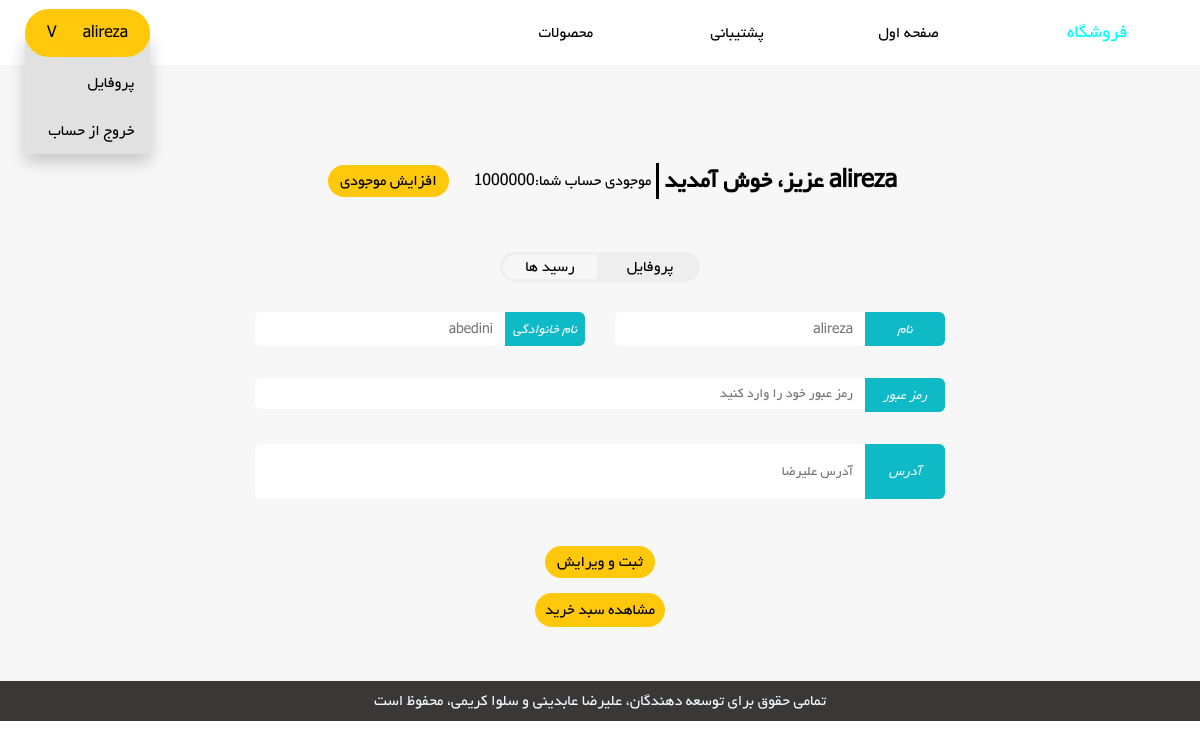
The app's page /user (signed in), older data.
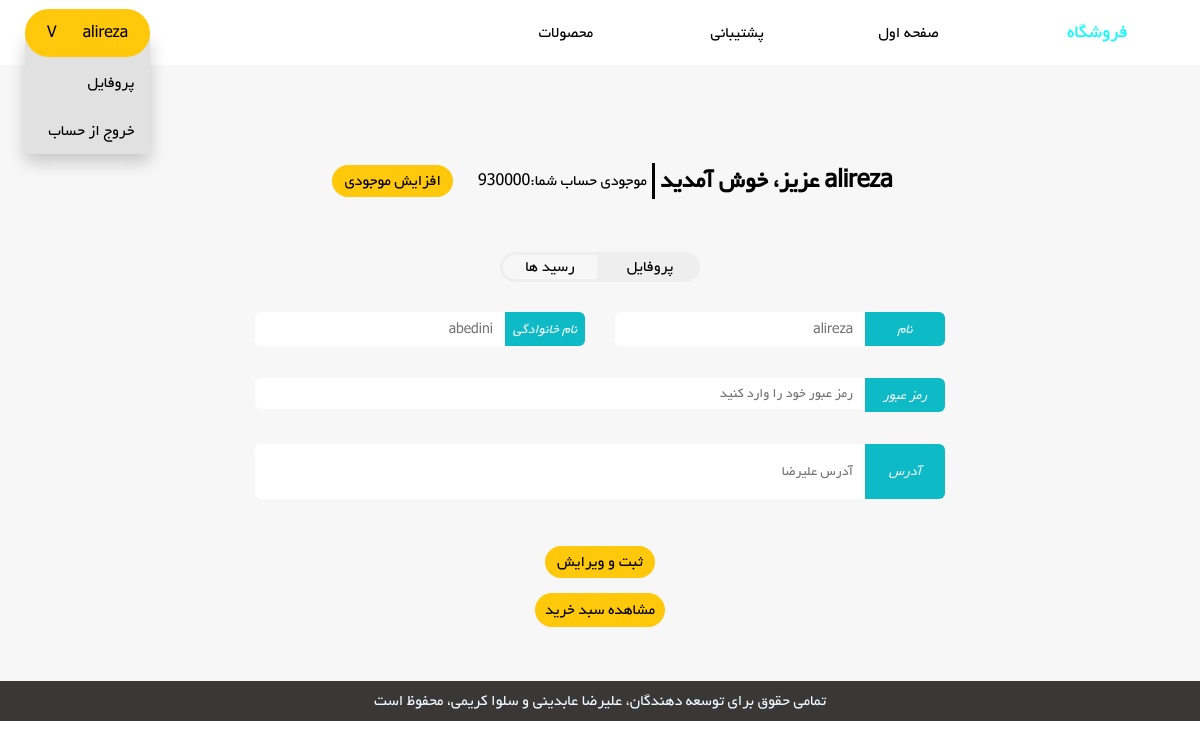
The same page, newer data.
### website/models.py (models this page shows)
class User(db.Model, UserMixin):
    id = db.Column(db.String(100), primary_key=True)
    password = db.Column(db.String(100))
    first_name = db.Column(db.String(100))
    last_name = db.Column(db.String(100))
    address = db.Column(db.String(100))
    charge = db.Column(db.Integer, default = 0)
    is_admin = db.Column(db.Integer, default = 0)
    receipts = db.relationship('Receipt')
    shop_basket = db.relationship('Basket')

### website/views.py (the view, shortened to what this page needs)
@views.route('/user', methods = ['POST', 'GET'])
@login_required
def user():
    if current_user.is_admin == 1:
        return redirect(url_for('views.admin'))
    return render_template("user.html",user=current_user)

### website/__init__.py (called while the page is built)
def create_app():
    app = Flask(__name__)
    app.config['SECRET_KEY'] = 'arezzinjast salva ham hast'
    app.config['SQLALCHEMY_DATABASE_URI'] = f'sqlite:///{DB_NAME}'
    db.init_app(app)
    from .views import views
    from .auth import auth
    from .admin import admin
    from .user import user
    app.register_blueprint(views, url_prefix='/')
    app.register_blueprint(auth, url_prefix='/')
    from . import models
    from .models import User
    create_database(app)
    login_manager=LoginManager()
    login_manager.login_view = 'auth.signin'
    login_manager.init_app(app)
    @login_manager.user_loader
    def load_user(id):
        return User.query.get(id)
    app.register_blueprint(admin, url_prefix='/')
    app.register_blueprint(user, url_prefix='/')
    create_database(app)
    create_admin(app=app)
    create_products(app)
    create_users(app)
    return app

### website/templates/user.html (shortened to what this page needs)
<!DOCTYPE html>
<html lang="en">
<head>
    <link rel="stylesheet" href="{{url_for('static', filename='/css/user_style.css')}}">
</head>
<body>
    <div class="grid-container">
        <div class="main">
                <div class="main__menu">
                    <div class="signed-in">
                        <button class="signed-in__btn"><p>V</p><p>{{user.first_name}}</p></button>
                    </div>
                    <div class="main__menu__items">
                        <button onclick="window.location.replace(`${window.location.origin}/main#productt`)">محصولات</button>
                        <button>پشتیبانی</button>
                        <button onclick="window.location.replace(`${window.origin}/main`)">صفحه اول</button>
                        <button class="main__menu__shop">فروشگاه</link>
                    </div>
                </div>
                <div class="main__main">
                    <div class="tab">
                        <div id="profile__header" class="tabcontent">
                            <p class="profile__header__welcome">{{user.first_name}} عزیز، خوش آمدید</p>
                            <p class="profile__header__credit__text">موجودی حساب شما:</p>
                            <p class="profile__header__credit__amount">{{user.charge}}</p>
                            <button id ='increase_credit' class="profile__header__credit__button">افزایش موجودی</button>
                        </div>
                        <div class="tab__buttons">
                            <button class="receipt__button">رسید ها</button>
                            <button class="profile__button">پروفایل</button>
                        </div>
                        <div id="profile__content" class="tabcontent">
                            <div class="profile__content__upper">
                                <div class="profile__name">
                                    <div  class="profile__fname">
                                        <div class="label__div"><i class="profile__fname__label">نام</i></div>
                                        <input type="text" id='fname' class="profile__fname__input" placeholder="{{user.first_name}}">
                                    </div>
                                    <div class="profile__lname">
                                        <div class="label__div"><i class="profile__lname__label">نام خانوادگی</i></div>
                                        <input type="text" id='lname' class="profile__lname__input" placeholder="{{user.last_name}}">
                                    </div>
                                </div>
                                <div class="profile__password">
                                    <div class="label__div"><i class="profile__password__label">رمز عبور</i></div>
                                    <input type="password" id='pass' class="profile__password__input" placeholder="رمز عبور خود را وارد کنید">
                                </div>
                                <div class="profile__address">
                                    <div class="label__div" id="label__div--address"><i class="profile__address__label">آدرس</i></div>
                                    <input type="text" id='address' class="profile__address__input" placeholder="{{user.address}}">
                                </div>
                            </div>
                            <div class="profile__content__lower">
                                <button id='edit' class="profile__button--edit">ثبت و ویرایش</button>
                            </div>
                        </div>
                    </div>
                    <button class="shop_button">مشاهده سبد خرید</button>
                </div>
                <div class="main__footer">
                <p class="main__footer__text">تمامی حقوق برای توسعه دهندگان، علیرضا عابدینی و سلوا کریمی، محفوظ است </p>
                </div>
        </div>
    </div>
</body>
</html>

Row changes from the older to the newer data that the page shows:
changed User "alireza": charge "1000000" → "930000"
